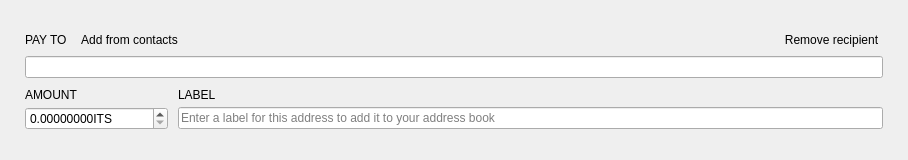
<?xml version="1.0" encoding="UTF-8"?>
<ui version="4.0">
 <class>TransferFrame</class>
 <widget class="QFrame" name="TransferFrame">
  <property name="geometry">
   <rect>
    <x>0</x>
    <y>0</y>
    <width>908</width>
    <height>160</height>
   </rect>
  </property>
  <property name="sizePolicy">
   <sizepolicy hsizetype="Preferred" vsizetype="Preferred">
    <horstretch>0</horstretch>
    <verstretch>150</verstretch>
   </sizepolicy>
  </property>
  <property name="minimumSize">
   <size>
    <width>0</width>
    <height>160</height>
   </size>
  </property>
  <property name="maximumSize">
   <size>
    <width>16777215</width>
    <height>160</height>
   </size>
  </property>
  <property name="windowTitle">
   <string>Frame</string>
  </property>
  <property name="styleSheet">
   <string notr="true"/>
  </property>
  <property name="frameShape">
   <enum>QFrame::NoFrame</enum>
  </property>
  <property name="frameShadow">
   <enum>QFrame::Plain</enum>
  </property>
  <layout class="QVBoxLayout" name="verticalLayout">
   <property name="spacing">
    <number>10</number>
   </property>
   <property name="leftMargin">
    <number>25</number>
   </property>
   <property name="rightMargin">
    <number>25</number>
   </property>
   <item>
    <spacer name="verticalSpacer_2">
     <property name="orientation">
      <enum>Qt::Vertical</enum>
     </property>
     <property name="sizeHint" stdset="0">
      <size>
       <width>20</width>
       <height>40</height>
      </size>
     </property>
    </spacer>
   </item>
   <item>
    <layout class="QGridLayout" name="gridLayout">
     <property name="verticalSpacing">
      <number>5</number>
     </property>
     <item row="0" column="0">
      <widget class="WalletGui::WalletNormalGrayTextLabel" name="m_payToTextLabel">
       <property name="sizePolicy">
        <sizepolicy hsizetype="Minimum" vsizetype="Minimum">
         <horstretch>0</horstretch>
         <verstretch>0</verstretch>
        </sizepolicy>
       </property>
       <property name="text">
        <string>PAY TO</string>
       </property>
       <property name="alignment">
        <set>Qt::AlignLeading|Qt::AlignLeft|Qt::AlignVCenter</set>
       </property>
       <property name="margin">
        <number>0</number>
       </property>
       <property name="indent">
        <number>0</number>
       </property>
      </widget>
     </item>
     <item row="0" column="1">
      <widget class="WalletGui::WalletTinyLinkLikeButton" name="m_addressBookButton">
       <property name="sizePolicy">
        <sizepolicy hsizetype="Preferred" vsizetype="Minimum">
         <horstretch>0</horstretch>
         <verstretch>0</verstretch>
        </sizepolicy>
       </property>
       <property name="cursor">
        <cursorShape>PointingHandCursor</cursorShape>
       </property>
       <property name="focusPolicy">
        <enum>Qt::NoFocus</enum>
       </property>
       <property name="layoutDirection">
        <enum>Qt::LeftToRight</enum>
       </property>
       <property name="text">
        <string>Add from contacts</string>
       </property>
       <property name="flat">
        <bool>true</bool>
       </property>
      </widget>
     </item>
     <item row="0" column="2">
      <spacer name="horizontalSpacer">
       <property name="orientation">
        <enum>Qt::Horizontal</enum>
       </property>
       <property name="sizeHint" stdset="0">
        <size>
         <width>318</width>
         <height>10</height>
        </size>
       </property>
      </spacer>
     </item>
     <item row="0" column="3" alignment="Qt::AlignBottom">
      <widget class="WalletGui::WalletTinyLinkLikeButton" name="m_removeButton">
       <property name="sizePolicy">
        <sizepolicy hsizetype="Preferred" vsizetype="Minimum">
         <horstretch>0</horstretch>
         <verstretch>0</verstretch>
        </sizepolicy>
       </property>
       <property name="cursor">
        <cursorShape>PointingHandCursor</cursorShape>
       </property>
       <property name="focusPolicy">
        <enum>Qt::NoFocus</enum>
       </property>
       <property name="text">
        <string>Remove recipient</string>
       </property>
       <property name="flat">
        <bool>true</bool>
       </property>
      </widget>
     </item>
     <item row="1" column="0" colspan="4">
      <widget class="WalletGui::ClearableLineEdit" name="m_sendAddressEdit">
       <property name="styleSheet">
        <string notr="true">[errorState=&quot;true&quot;] {
  border-color: #ef3131;
}</string>
       </property>
      </widget>
     </item>
    </layout>
   </item>
   <item>
    <layout class="QGridLayout" name="gridLayout_2">
     <property name="verticalSpacing">
      <number>5</number>
     </property>
     <item row="0" column="0">
      <widget class="WalletGui::WalletNormalGrayTextLabel" name="m_amountTextLabel">
       <property name="text">
        <string>AMOUNT</string>
       </property>
       <property name="alignment">
        <set>Qt::AlignBottom|Qt::AlignLeading|Qt::AlignLeft</set>
       </property>
       <property name="indent">
        <number>0</number>
       </property>
      </widget>
     </item>
     <item row="0" column="1">
      <widget class="WalletGui::WalletNormalGrayTextLabel" name="m_labelTextLabel">
       <property name="text">
        <string>LABEL</string>
       </property>
       <property name="alignment">
        <set>Qt::AlignBottom|Qt::AlignLeading|Qt::AlignLeft</set>
       </property>
       <property name="indent">
        <number>0</number>
       </property>
      </widget>
     </item>
     <item row="1" column="0">
      <widget class="QDoubleSpinBox" name="m_sendAmountSpin">
       <property name="focusPolicy">
        <enum>Qt::ClickFocus</enum>
       </property>
       <property name="layoutDirection">
        <enum>Qt::LeftToRight</enum>
       </property>
       <property name="styleSheet">
        <string notr="true">[errorState=&quot;true&quot;] {
  border-color: #ef3131;
}</string>
       </property>
       <property name="buttonSymbols">
        <enum>QAbstractSpinBox::UpDownArrows</enum>
       </property>
       <property name="suffix">
        <string notr="true">ITS</string>
       </property>
       <property name="decimals">
        <number>8</number>
       </property>
       <property name="maximum">
        <double>1000000000000.000000000000000</double>
       </property>
      </widget>
     </item>
     <item row="1" column="1">
      <widget class="WalletGui::ClearableLineEdit" name="m_sendLabelEdit">
       <property name="styleSheet">
        <string notr="true">[errorState=&quot;true&quot;] {
  border-color: #ef3131;
}</string>
       </property>
       <property name="placeholderText">
        <string>Enter a label for this address to add it to your address book</string>
       </property>
      </widget>
     </item>
    </layout>
   </item>
   <item>
    <spacer name="verticalSpacer">
     <property name="orientation">
      <enum>Qt::Vertical</enum>
     </property>
     <property name="sizeHint" stdset="0">
      <size>
       <width>20</width>
       <height>40</height>
      </size>
     </property>
    </spacer>
   </item>
  </layout>
 </widget>
 <customwidgets>
  <customwidget>
   <class>WalletGui::WalletNormalGrayTextLabel</class>
   <extends>QLabel</extends>
   <header>Gui/Common/WalletTextLabel.h</header>
  </customwidget>
  <customwidget>
   <class>WalletGui::WalletTinyLinkLikeButton</class>
   <extends>QPushButton</extends>
   <header>Gui/Common/WalletLinkLikeButton.h</header>
  </customwidget>
  <customwidget>
   <class>WalletGui::ClearableLineEdit</class>
   <extends>QLineEdit</extends>
   <header>Gui/Common/ClearableLineEdit.h</header>
  </customwidget>
 </customwidgets>
 <tabstops>
  <tabstop>m_sendAddressEdit</tabstop>
  <tabstop>m_sendAmountSpin</tabstop>
  <tabstop>m_sendLabelEdit</tabstop>
  <tabstop>m_addressBookButton</tabstop>
  <tabstop>m_removeButton</tabstop>
 </tabstops>
 <resources/>
 <connections>
  <connection>
   <sender>m_removeButton</sender>
   <signal>clicked()</signal>
   <receiver>TransferFrame</receiver>
   <slot>deleteLater()</slot>
   <hints>
    <hint type="sourcelabel">
     <x>797</x>
     <y>41</y>
    </hint>
    <hint type="destinationlabel">
     <x>445</x>
     <y>79</y>
    </hint>
   </hints>
  </connection>
  <connection>
   <sender>m_addressBookButton</sender>
   <signal>clicked()</signal>
   <receiver>TransferFrame</receiver>
   <slot>addressBookClicked()</slot>
   <hints>
    <hint type="sourcelabel">
     <x>136</x>
     <y>41</y>
    </hint>
    <hint type="destinationlabel">
     <x>445</x>
     <y>79</y>
    </hint>
   </hints>
  </connection>
  <connection>
   <sender>m_sendAddressEdit</sender>
   <signal>textChanged(QString)</signal>
   <receiver>TransferFrame</receiver>
   <slot>labelOrAddressChanged(QString)</slot>
   <hints>
    <hint type="sourcelabel">
     <x>445</x>
     <y>56</y>
    </hint>
    <hint type="destinationlabel">
     <x>445</x>
     <y>79</y>
    </hint>
   </hints>
  </connection>
  <connection>
   <sender>m_sendLabelEdit</sender>
   <signal>textChanged(QString)</signal>
   <receiver>TransferFrame</receiver>
   <slot>labelOrAddressChanged(QString)</slot>
   <hints>
    <hint type="sourcelabel">
     <x>582</x>
     <y>128</y>
    </hint>
    <hint type="destinationlabel">
     <x>445</x>
     <y>79</y>
    </hint>
   </hints>
  </connection>
  <connection>
   <sender>m_sendAmountSpin</sender>
   <signal>valueChanged(QString)</signal>
   <receiver>TransferFrame</receiver>
   <slot>amountStringChanged(QString)</slot>
   <hints>
    <hint type="sourcelabel">
     <x>124</x>
     <y>124</y>
    </hint>
    <hint type="destinationlabel">
     <x>453</x>
     <y>79</y>
    </hint>
   </hints>
  </connection>
  <connection>
   <sender>m_sendAddressEdit</sender>
   <signal>textChanged(QString)</signal>
   <receiver>TransferFrame</receiver>
   <slot>addressChanged(QString)</slot>
   <hints>
    <hint type="sourcelabel">
     <x>453</x>
     <y>69</y>
    </hint>
    <hint type="destinationlabel">
     <x>453</x>
     <y>79</y>
    </hint>
   </hints>
  </connection>
 </connections>
 <slots>
  <slot>addressBookClicked()</slot>
  <slot>pasteClicked()</slot>
  <slot>labelOrAddressChanged(QString)</slot>
  <slot>addressChanged(QString)</slot>
  <slot>amountStringChanged(QString)</slot>
 </slots>
</ui>
